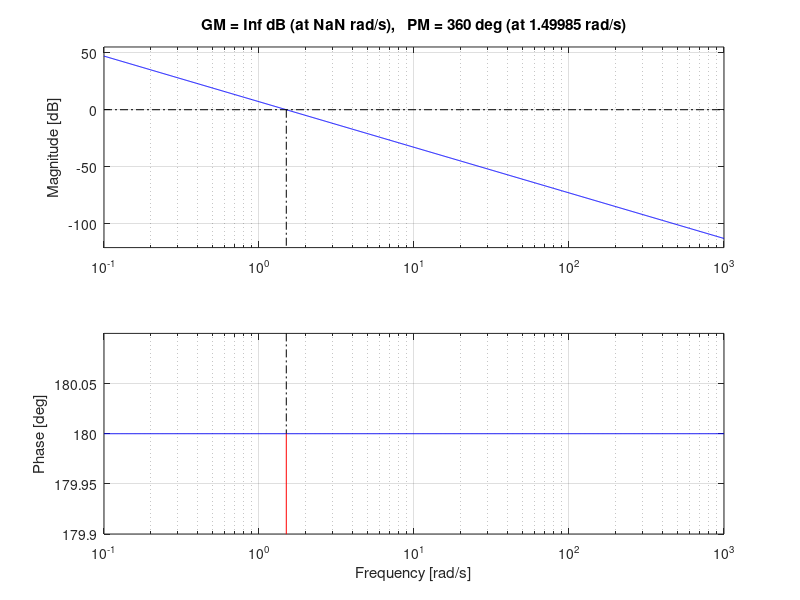

Source code (MATLAB):
s = tf('s'); 

m = 0.11;        
R = 0.015;       
d = 0.03;        
g = -9.8;         

L = 1.0;         
I = 9.99e-6;     
 
num_G = -m * g * (d / L); 
den_G = (I / (R^2)) + m; 
G = num_G / (den_G * s^2); 
 
K = 10.74; 
Uncompensated_Loop = K * G; 
 
figure; 
margin(Uncompensated_Loop); 
grid on; 
 
[~, Phase_Margin, ~, Crossover_Freq] = margin(Uncompensated_Loop); 
 
fprintf('Verification Results\n'); 
fprintf('Calculated Loop Gain K: %.2f\n', K); 
fprintf('Verified Gain Crossover Frequency (w_c): %.2f rad/s\n', Crossover_Freq); 
fprintf('Measured Phase Margin (PM): %.2f degrees\n', Phase_Margin);
